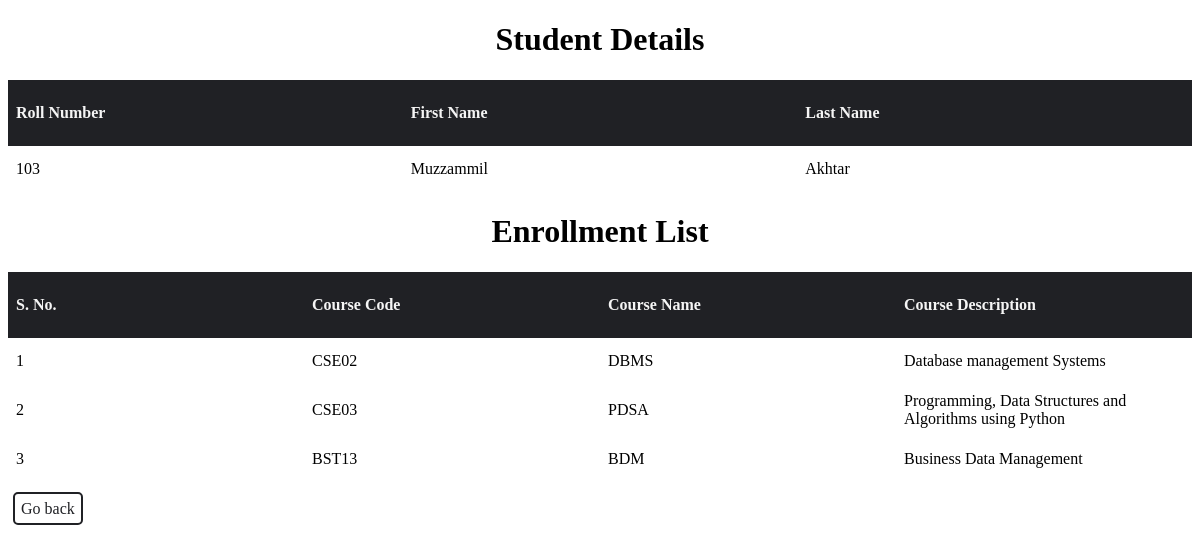
The page /student/3 on the database its author committed.
### app.py (models this page shows)
class Student(db.Model):
    __tablename__ = 'student'
    student_id = db.Column(db.Integer, autoincrement=True, primary_key=True)
    roll_number = db.Column(db.String, unique=True, nullable=False)
    first_name = db.Column(db.String, nullable=False)
    last_name = db.Column(db.String)
    courses = db.relationship("Course", secondary="enrollments", back_populates="students")

class Course(db.Model):
    __tablename__ = 'course'
    course_id = db.Column(db.Integer, autoincrement=True, primary_key=True)
    course_code = db.Column(db.String, unique=True, nullable=False)
    course_name = db.Column(db.String, nullable=False)
    course_description = db.Column(db.String)
    students = db.relationship("Student", secondary="enrollments", back_populates="courses")

### app.py (the view)
@app.route("/student/<int:student_id>",methods=["GET"])
def student_info(student_id):
    if request.method=='GET':
        student_details = db.session.query(Student).filter_by(student_id=student_id).first()
        return render_template("view.html", Student_details=student_details)

### templates/view.html (shortened to what this page needs)
<!DOCTYPE html>
<html lang="en">
<head>
    <link rel="stylesheet" href="/static/style.css">
</head>
<body>
    <h1 style="text-align:center">Student Details</h1>
    <table id="personal-details" class="table">
        <tr>
            <th>Roll Number</th>
            <th>First Name</th>
            <th>Last Name</th>
        </tr>
        <tr>
            <td>{{ Student_details.roll_number }}</td>
            <td>{{ Student_details.first_name }}</td>
            <td>{{ Student_details.last_name }}</td>
        </tr>
    </table>
    <h1 style="text-align:center">Enrollment List</h1>
    <table id="enroll-table" class="table">
        <tr>
            <th>S. No.</th>
            <th>Course Code</th>
            <th>Course Name</th>
            <th>Course Description</th>
        </tr>
        {% for course in Student_details.courses %}
        <tr>
            <td>{{ loop.index }}</td>
            <td>{{ course.course_code }}</td>
            <td>{{ course.course_name }}</td>
            <td>{{ course.course_description }}</td>
        </tr>
        {% endfor %}
    </table>
    <br>
    <a class="button" href="{{url_for('index')}}">Go back</a>
</body>
</html>

### static/style.css (style rules this page uses)
.table { width: 100%; border-collapse: collapse; text-align: left; }
.table th { background-color: #202125; color: whitesmoke; height: 50px; width: 100px; padding: 8px; }
.table td { height: 30px; padding: 8px; }
.button { margin: 5px; padding: 6px; border: 2px solid #202125; border-radius: 5px; text-decoration: none; color: #202125; background-color:white; height: 36px; width: 100px; transition: background-color 0.3s ease, transform 0.1s ease }

### rows shown on the page
Student: roll_number "103", first_name "Muzzammil", last_name "Akhtar"
Course: course_code "CSE02", course_name "DBMS", course_description "Database management Systems"
Course: course_code "CSE03", course_name "PDSA", course_description "Programming, Data Structures and Algorithms using Python"
Course: course_code "BST13", course_name "BDM", course_description "Business Data Management"
